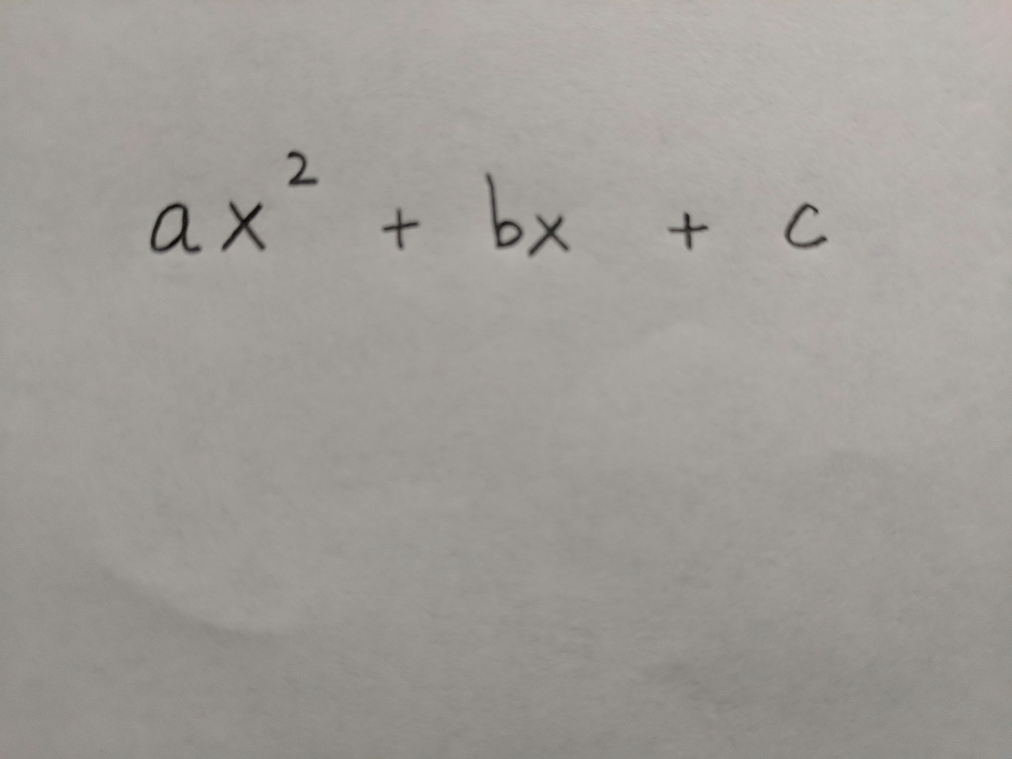
#> input picture Api/ax2bxc.jpg, 4048 x 3036 px (shown at 1/4 size)
$ python -i ocr.py   (imports and definitions only)
#> lines starting #> are read from the running program, lines starting #| are printed output that depends on the picture; after the words box and inside, x2 and y2 are one past the last pixel; in counts of white or black regions, pixels touching at a corner belong together
import numpy as np
import matplotlib.image as mpimg
from matplotlib import pyplot as plt
import cv2

def process_img(img_filename):
#> called with img_filename = '../ax2bxc.jpg'
    X = mpimg.imread(img_filename)[:,:,0:3].reshape(-1,3)
    new_shape = list(mpimg.imread(img_filename).shape)
#> new_shape = [3036, 4048, 3]
    new_shape[2] = 3
    X = X.reshape(new_shape)
#> X is the input picture: shape (3036, 4048, 3); mean R, G, B 159.9, 156.8, 151.8

    X_processed = tune_img(X, img_filename)
    _, labels = cv2.connectedComponents(X_processed)

    plt.imshow(labels)
    plt.axis('off')

    plt.savefig('./static/preview/connectedComponents.png')

    components = get_components(labels)
    return components

def pad(arr, pad_width):
    arr_new = np.hstack([np.zeros([arr.shape[0], pad_width]), arr]) #left
    arr_new = np.hstack([arr_new, np.zeros([arr_new.shape[0], pad_width])]) #right
    arr_new = np.vstack([np.zeros([pad_width, arr_new.shape[1]]), arr_new]) #up
    arr_new = np.vstack([arr_new, np.zeros([pad_width, arr_new.shape[1]])]) #down
    return arr_new

def square(arr, pad_width, top, left, bottom, right):
    arr_square = arr[top-pad_width:bottom+pad_width, left-pad_width:right+pad_width]
    diff = abs(arr_square.shape[1] - arr_square.shape[0])
    pad = diff // 2
    if arr_square.shape[0] < arr_square.shape[1]:
        arr_square = np.vstack([np.zeros([pad, arr_square.shape[1]]), arr_square]) #up
        arr_square = np.vstack([arr_square, np.zeros([pad + (diff % 2 == 1), arr_square.shape[1]])]) #down
    elif arr_square.shape[0] >= arr_square.shape[1]:
        arr_square = np.hstack([np.zeros([arr_square.shape[0], pad]), arr_square]) #left
        arr_square = np.hstack([arr_square, np.zeros([arr_square.shape[0], pad + (diff % 2 == 1)])]) #right
    return arr_square

def erode(arr, erosion_percent):
    for dim in range(1, 12):
        kernel = cv2.getStructuringElement(cv2.MORPH_ELLIPSE, (dim, dim))
        erosion = cv2.erode(arr, kernel, iterations = 1)
        if np.sum(erosion)/np.sum(arr) < erosion_percent:
            break
    dim -= 1
    kernel = cv2.getStructuringElement(cv2.MORPH_ELLIPSE, (dim, dim))
    erosion = cv2.erode(arr, kernel, iterations = 1)
    return erosion

def get_components(labels, pad_width=3, erosion_percent=0.4):
    components = {i:{'label':None,
                    'output':None,
                    'tl':None,
                    'br':None,
                    'pic':None,
                    'group':None,
                    'sup':False,
                    'sub':False}
                 for i in range(1, len(np.unique(labels)))}

    fig, axes = plt.subplots(2, int((len(components) + 1)/2), figsize=(15, 5))
    for i, ax in zip(sorted(components.keys()), axes.ravel()):
        label = labels.copy()
        label[labels != i] = 0
        label_padded = pad(label, pad_width)

        # Get dimensions of component
        xs, ys = np.where(label != 0)
        top, bottom, left, right = np.min(xs), np.max(xs), np.min(ys), np.max(ys)
        components[i]['tl'] = (top, left)
        components[i]['br'] = (bottom, right)

        # Square and resize
        label_square = square(label_padded, pad_width, top, left, bottom, right)
        label_square = cv2.resize(label_square, (45, 45))
        label_square[label_square != 0] = 1

        # Erode based on size
        label_eroded = erode(label_square, erosion_percent)
        components[i]['pic'] = label_eroded.ravel()
    return components

def tune_img(X, img_filename, dilation_kernel=None, dilation_iterations=3):
    # Binary
#> called with img_filename = '../ax2bxc.jpg', dilation_iterations = 3
    X_gray = cv2.cvtColor(cv2.imread(img_filename).astype(np.uint8), cv2.COLOR_BGR2GRAY)
#> X_gray: shape (3036, 4048); min 0, max 204, mean 156.8

    # Remove initial noise and smoothen lighting gradient
    X_gray_smooth = cv2.GaussianBlur(X_gray, (11, 11), 0) #
    # Threshold
    X_gray_smooth = cv2.adaptiveThreshold(X_gray_smooth, 255, cv2.ADAPTIVE_THRESH_GAUSSIAN_C, cv2.THRESH_BINARY, 11, 2)
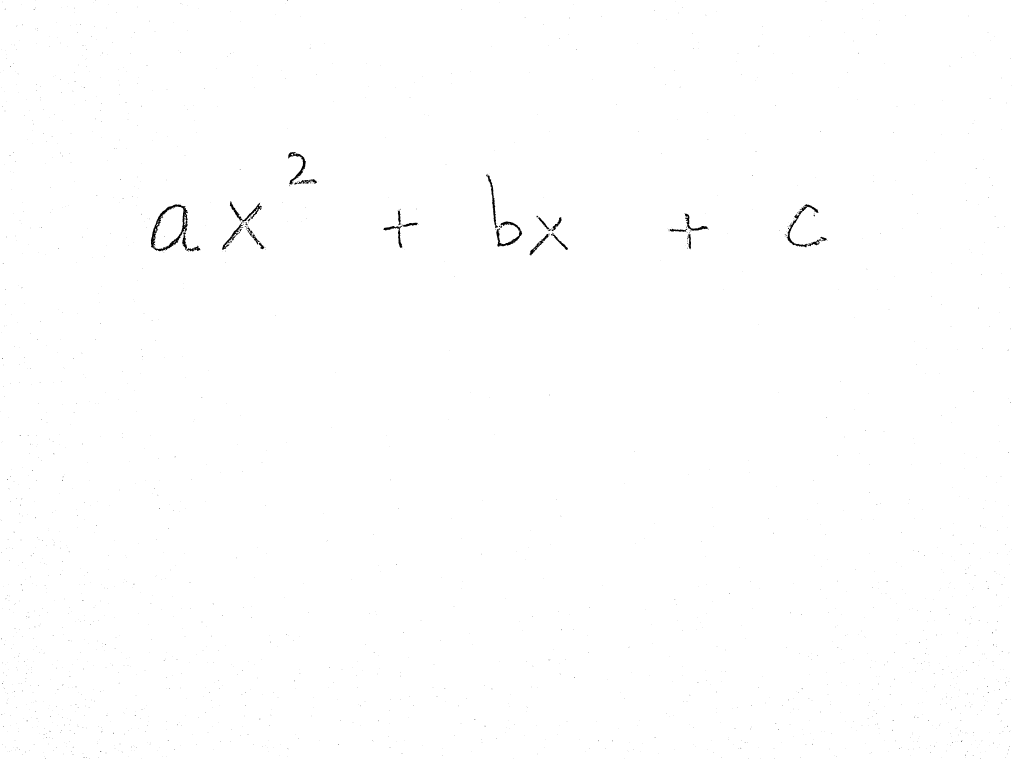
#> X_gray_smooth: shape (3036, 4048) (shown at 1/4 size); 99.7% white; 2077 black regions (2045 under 20 px), largest, box (x1, y1, x2, y2) and area: (603, 817, 752, 1005) 5436, (1985, 886, 2089, 987) 2522, (3146, 817, 3274, 989) 2460

    # Blur
    X_gray_smooth = cv2.blur(X_gray_smooth, (3, 3))
    # Threshold
    X_gray_smooth = cv2.threshold(X_gray_smooth, 0, 255, cv2.THRESH_BINARY + cv2.THRESH_OTSU)[1]
#> X_gray_smooth: shape (3036, 4048); 99.7% white; 336 black regions (302 under 20 px), largest, box (x1, y1, x2, y2) and area: (603, 817, 751, 1005) 5929, (1985, 886, 2089, 987) 2681, (3147, 856, 3307, 989) 2512

    # Median blur
    X_gray_smooth = cv2.medianBlur(X_gray_smooth, 17)
#> X_gray_smooth: shape (3036, 4048); 99.8% white; 39 black regions (1 under 20 px), largest, box (x1, y1, x2, y2) and area: (604, 818, 748, 995) 4338, (1990, 886, 2087, 985) 1980, (1154, 610, 1222, 735) 1834
    # Threshold
    X_bw = 1 - np.round(X_gray_smooth/255)
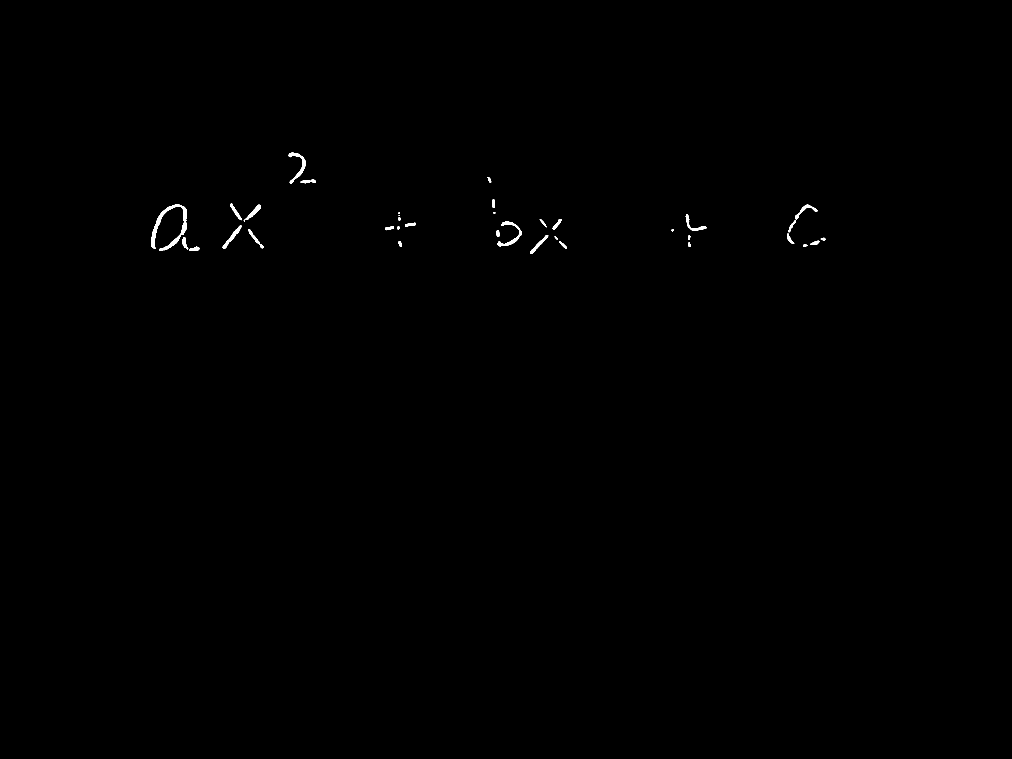
#> X_bw: shape (3036, 4048) float64 (shown at 1/4 size); values 0 (black) and 1 (white), 0.18% white; 39 white regions (1 under 20 px), largest, box (x1, y1, x2, y2) and area: (604, 818, 748, 995) 4338, (1990, 886, 2087, 985) 1980, (1154, 610, 1222, 735) 1834

    # Dilate
    if not dilation_kernel: dilation_kernel = cv2.getStructuringElement(cv2.MORPH_ELLIPSE, (10, 10))
    X_bw =  cv2.dilate(X_bw, dilation_kernel, iterations=dilation_iterations)
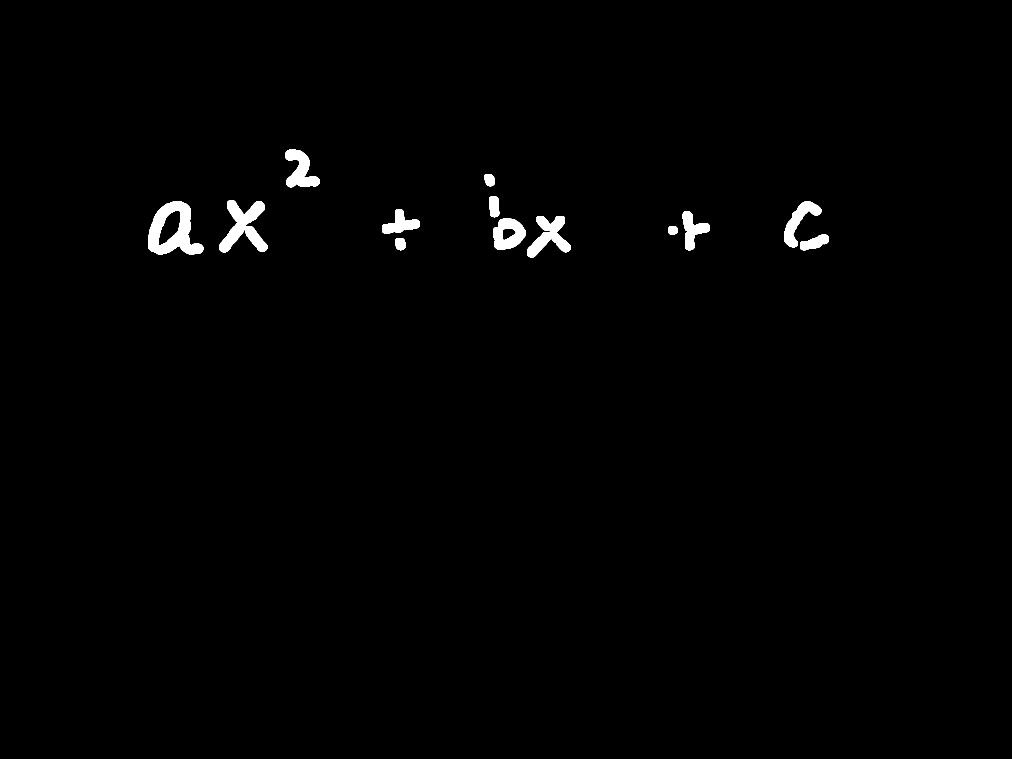
#> X_bw: shape (3036, 4048) float64 (shown at 1/4 size); values 0 (black) and 1 (white), 0.92% white; 13 white regions, largest, box (x1, y1, x2, y2) and area: (592, 806, 813, 1019) 24087, (879, 803, 1069, 1011) 18094, (2109, 864, 2282, 1031) 12873

    return X_bw.astype(np.uint8)

>>> result = process_img('../ax2bxc.jpg')
#> in process_img, `_, labels = cv2.connectedComponents(X_processed)`: labels: shape (3036, 4048) int32; 14 distinct labels, from 0 to 13
#> in get_components, `components = {i:{'label':None, 'output':None, 'tl':None, 'br':None, 'p..`: components = 13 items
#> the loop in get_components, `for i, ax in zip(sorted(components.keys()), axes.ravel()):` made 13 passes
#> (top, bottom, left, right, diff in square, pad in square) on passes 1 to 12: (598, 749, 1142, 1277, 16, 8), (696, 745, 1938, 1979, 8, 4), (787, 868, 1957, 1996, 42, 21), (803, 1010, 879, 1068, 18, 9), (806, 1018, 592, 812, 8, 4), (806, 989, 3137, 3284, 36, 18), (839, 935, 1529, 1677, 52, 26), (845, 1001, 2731, 2839, 48, 24), (864, 1030, 2109, 2281, 6, 3), (874, 999, 1974, 2101, 2, 1), (905, 939, 2675, 2709, 0, 0), (939, 1001, 3201, 3315, 52, 26)
#> pass 1, in pad, `arr_new = np.hstack([np.zeros([arr.shape[0], pad_width]), arr])`:
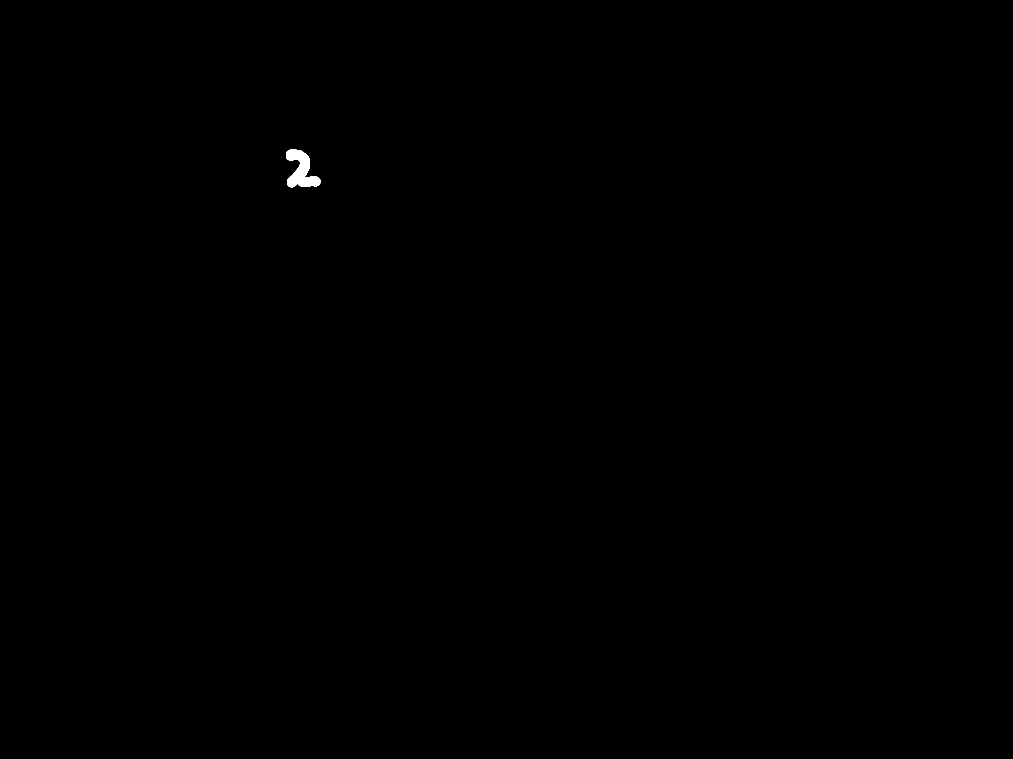
#> arr_new: shape (3036, 4051) float64 (shown at 1/4 size); values 0 (black) and 1 (white), 0.09% white; 1 white region, box (x1, y1, x2, y2) and area: (1145, 598, 1281, 750) 11068
#> after the loop in get_components, `for i, ax in zip(sorted(components.keys()), axes.ravel()):`: label: shape (3036, 4048) int32; values 0 (black) and 13 (white), 0.01% white; 1 white region, box (x1, y1, x2, y2) and area: (1583, 953, 1623, 1001) 1654
#> after the loop in get_components, `for i, ax in zip(sorted(components.keys()), axes.ravel()):`: label_padded: shape (3042, 4054) float64; values 0 (black) and 13 (white), 0.01% white; 1 white region, box (x1, y1, x2, y2) and area: (1586, 956, 1626, 1004) 1654
#> after the loop in get_components, `for i, ax in zip(sorted(components.keys()), axes.ravel()):`:
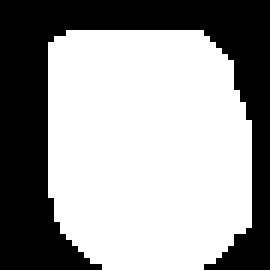
#> label_square: shape (45, 45) float64 (shown 6 times larger); values 0 (black) and 1 (white), 60.8% white; 1 black region, box (x1, y1, x2, y2) and area: (0, 0, 45, 45) 793
#> result = 13 items
